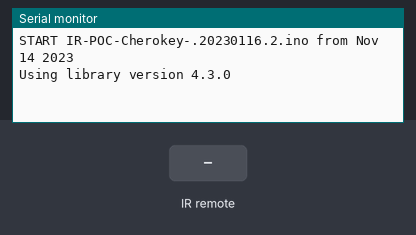
The sketch below on a simulated Arduino Uno, built with avr-gcc and run on an emulated ATmega328P. Parts: the last lines printed to the serial monitor. The inputs (shaded band) are chosen by the test bench.

Above: at 1.2 s.
1.3 s: infrared code 0xF003D14A received
At 1.9 s:
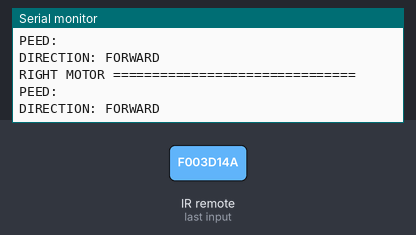
2.8 s: infrared code 0x82941F86 received
At 4.0 s:
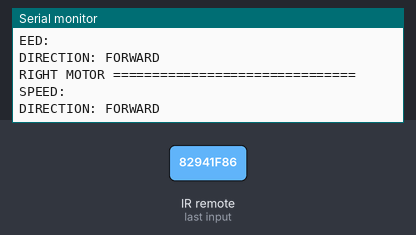
4.3 s: infrared code 0xB9F72F4C received
At 5.5 s:
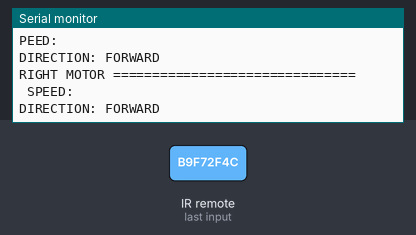
5.9 s: infrared code 0x670A99E8 received
At 5.98 s:
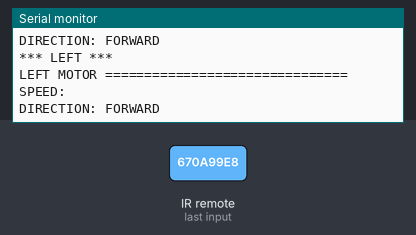
7.4 s: infrared code 0xFAE68EEA received
At 7.9 s:
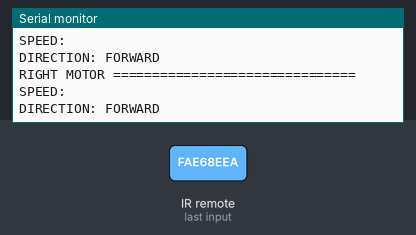
8.9 s: infrared code 0xB9F72F4C received
At 10.3 s:
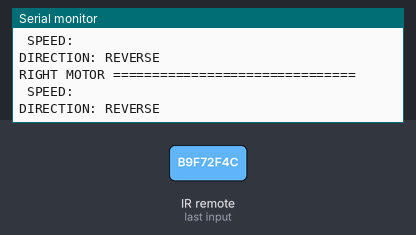

The sketch:

IR-POC-Cherokey-.20230116.2.ino
```cpp
#include <LiquidCrystal_I2C.h>
#include <IRremote.h> // include the IRremote library
#include <Wire.h>

#define IR_RECEIVER_PIN 11 // define the IR receiver pin

// CHEROKEY
int SPEED_RIGHT_PIN = 5;
int SPEED_LEFT_PIN = 6;

int DIRECTION_RIGHT_PIN = 4;
int DIRECTION_LEFT_PIN = 7;

int LEFT_MOTOR_FORWARD = LOW;
int LEFT_MOTOR_REVERSE = HIGH;
int RIGHT_MOTOR_FORWARD = HIGH;
int RIGHT_MOTOR_REVERSE = LOW;

// IR
const uint32_t UP    = 0xf003d14a;
const uint32_t RIGHT = 0x82941f86;
const uint32_t DOWN  = 0xb9f72f4c;
const uint32_t LEFT  = 0x670a99e8;
const uint32_t ENTER = 0xFAE68EEA;

IRrecv receiver(IR_RECEIVER_PIN);
decode_results results;

int leftSpeed = 0;
int rightSpeed = 0;
int absoluteSpeedUnit = 25;

void setup() {
  Serial.begin(9600); // begin serial communication with a baud rate of 9600

  receiver.enableIRIn(); // enable the receiver
  receiver.blink13(true); // enable blinking of the built-in LED when an IR signal is received

  Serial.println(F("START " __FILE__ " from " __DATE__ "\r\nUsing library version " VERSION_IRREMOTE));
}

void loop() {
    // Using SAMSUNG remote.
    // DEPRECATED API?  But this API is easier to understand, pull the results.value from.  Current API example?
    if (receiver.decode(&results)) {
      handleIRValue(results.value);

      receiver.resume(); // reset the receiver for the next code

      delay(50);
    }
}

void handleIRValue(uint32_t irValue) {
  switch(irValue) {
    case UP: {
      Serial.println("*** UP ***");
      handleUp();
      break;
    }
    case RIGHT: {
      Serial.println("*** RIGHT ***");
      handleRight();
      break;
    }
    case DOWN: {
      Serial.println("*** DOWN ***");
      handleDown();
      break;
    }
    case LEFT: {
      Serial.println("*** LEFT ***");
      handleLeft();
      break;
    }
    case ENTER: {
      Serial.println("*** ENTER ***");
      handleEnter();
      break;
    }
    default: {
      Serial.println(irValue, HEX);
      break;
    }
  }
}

void handleUp() {
  leftSpeed++;
  rightSpeed++;
  drive();
}

void handleRight() {
  leftSpeed++;
  rightSpeed--;
  drive();
}

void handleDown() {
  leftSpeed--;
  rightSpeed--;
  drive();
}

void handleLeft() {
  leftSpeed--;
  rightSpeed++;
  drive();
}

void handleEnter() {
  leftSpeed = 0;
  rightSpeed = 0;
  drive();
}

void drive() {
  setLeftMotors();
  setRightMotors();
}

void setLeftMotors() {
  int direction = LEFT_MOTOR_FORWARD;
  String directionText = "FORWARD";

  if (leftSpeed < 0) {
    direction = LEFT_MOTOR_REVERSE;
    directionText = "REVERSE";
  }

  int absoluteSpeed = max(abs(leftSpeed), 255);

  Serial.println("LEFT MOTOR ===============================");
  Serial.println("SPEED: " + leftSpeed);
  Serial.println("DIRECTION: " + directionText);
  Serial.println("CALCULATED SPEED: " + absoluteSpeed);

  digitalWrite(DIRECTION_LEFT_PIN,  direction);
  digitalWrite(SPEED_LEFT_PIN,      absoluteSpeed);
}

void setRightMotors() {
  int direction = RIGHT_MOTOR_FORWARD;
  String directionText = "FORWARD";

  if (leftSpeed < 0) {
    direction = RIGHT_MOTOR_REVERSE;
    directionText = "REVERSE";
  }

  int absoluteSpeed = max(abs(rightSpeed), 255);

  Serial.println("RIGHT MOTOR ===============================");
  Serial.println("SPEED: " + rightSpeed);
  Serial.println("DIRECTION: " + directionText);
  Serial.println("CALCULATED SPEED: " + absoluteSpeed);

  digitalWrite(DIRECTION_RIGHT_PIN,  direction);
  digitalWrite(SPEED_RIGHT_PIN,      absoluteSpeed);
}
```

Measured:
- after the input at 1.3 s, the serial monitor: prints a new line at once (image 1)
- after the input at 2.8 s, the serial monitor: prints a new line at once (image 2)
- after the input at 4.3 s, the serial monitor: prints a new line at once (image 3)
- after the input at 5.9 s, the serial monitor: prints a new line at once (image 4)
- after the input at 7.4 s, the serial monitor: prints a new line at once (image 5)
- after the input at 8.9 s, the serial monitor: prints a new line at once (image 6)
